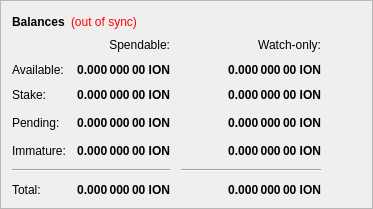
        <widget class="QFrame" name="frame">
         <property name="frameShape">
          <enum>QFrame::StyledPanel</enum>
         </property>
         <property name="frameShadow">
          <enum>QFrame::Raised</enum>
         </property>
         <layout class="QVBoxLayout" name="verticalLayout_4">
          <item>
           <layout class="QHBoxLayout" name="horizontalLayout_4">
            <item>
             <widget class="QLabel" name="label_5">
              <property name="font">
               <font>
                <weight>75</weight>
                <bold>true</bold>
               </font>
              </property>
              <property name="text">
               <string>Balances</string>
              </property>
             </widget>
            </item>
            <item>
             <widget class="QLabel" name="labelWalletStatus">
              <property name="cursor">
               <cursorShape>WhatsThisCursor</cursorShape>
              </property>
              <property name="toolTip">
               <string>The displayed information may be out of date. Your wallet automatically synchronizes with the Ion network after a connection is established, but this process has not completed yet.</string>
              </property>
              <property name="styleSheet">
               <string notr="true">QLabel { color: red; }</string>
              </property>
              <property name="text">
               <string notr="true">(out of sync)</string>
              </property>
              <property name="alignment">
               <set>Qt::AlignLeading|Qt::AlignLeft|Qt::AlignVCenter</set>
              </property>
             </widget>
            </item>
            <item>
             <spacer name="horizontalSpacer_3">
              <property name="orientation">
               <enum>Qt::Horizontal</enum>
              </property>
              <property name="sizeHint" stdset="0">
               <size>
                <width>40</width>
                <height>20</height>
               </size>
              </property>
             </spacer>
            </item>
           </layout>
          </item>
          <item>
           <layout class="QGridLayout" name="gridLayout">
            <property name="spacing">
             <number>11</number>
            </property>
            <item row="3" column="2">
             <widget class="QLabel" name="labelWatchPending">
              <property name="font">
               <font>
                <weight>75</weight>
                <bold>true</bold>
               </font>
              </property>
              <property name="cursor">
               <cursorShape>IBeamCursor</cursorShape>
              </property>
              <property name="toolTip">
               <string>Unconfirmed transactions to watch-only addresses</string>
              </property>
              <property name="text">
               <string notr="true">0.000 000 00 ION</string>
              </property>
              <property name="alignment">
               <set>Qt::AlignRight|Qt::AlignTrailing|Qt::AlignVCenter</set>
              </property>
              <property name="textInteractionFlags">
               <set>Qt::LinksAccessibleByMouse|Qt::TextSelectableByKeyboard|Qt::TextSelectableByMouse</set>
              </property>
             </widget>
            </item>
            <item row="3" column="1">
             <widget class="QLabel" name="labelUnconfirmed">
              <property name="font">
               <font>
                <weight>75</weight>
                <bold>true</bold>
               </font>
              </property>
              <property name="cursor">
               <cursorShape>IBeamCursor</cursorShape>
              </property>
              <property name="toolTip">
               <string>Total of transactions that have yet to be confirmed, and do not yet count toward the spendable balance</string>
              </property>
              <property name="text">
               <string notr="true">0.000 000 00 ION</string>
              </property>
              <property name="alignment">
               <set>Qt::AlignRight|Qt::AlignTrailing|Qt::AlignVCenter</set>
              </property>
              <property name="textInteractionFlags">
               <set>Qt::LinksAccessibleByMouse|Qt::TextSelectableByKeyboard|Qt::TextSelectableByMouse</set>
              </property>
             </widget>
            </item>
            <item row="4" column="2">
             <widget class="QLabel" name="labelWatchImmature">
              <property name="font">
               <font>
                <weight>75</weight>
                <bold>true</bold>
               </font>
              </property>
              <property name="cursor">
               <cursorShape>IBeamCursor</cursorShape>
              </property>
              <property name="toolTip">
               <string>Mined balance in watch-only addresses that has not yet matured</string>
              </property>
              <property name="text">
               <string notr="true">0.000 000 00 ION</string>
              </property>
              <property name="alignment">
               <set>Qt::AlignRight|Qt::AlignTrailing|Qt::AlignVCenter</set>
              </property>
              <property name="textInteractionFlags">
               <set>Qt::LinksAccessibleByMouse|Qt::TextSelectableByKeyboard|Qt::TextSelectableByMouse</set>
              </property>
             </widget>
            </item>
            <item row="5" column="0" colspan="2">
             <widget class="Line" name="lineSpendableBalance">
              <property name="orientation">
               <enum>Qt::Horizontal</enum>
              </property>
             </widget>
            </item>
            <item row="5" column="2">
             <widget class="Line" name="lineWatchBalance">
              <property name="sizePolicy">
               <sizepolicy hsizetype="Preferred" vsizetype="Fixed">
                <horstretch>0</horstretch>
                <verstretch>0</verstretch>
               </sizepolicy>
              </property>
              <property name="minimumSize">
               <size>
                <width>140</width>
                <height>0</height>
               </size>
              </property>
              <property name="orientation">
               <enum>Qt::Horizontal</enum>
              </property>
             </widget>
            </item>
            <item row="6" column="0">
             <widget class="QLabel" name="labelTotalText">
              <property name="text">
               <string>Total:</string>
              </property>
             </widget>
            </item>
            <item row="4" column="1">
             <widget class="QLabel" name="labelImmature">
              <property name="font">
               <font>
                <weight>75</weight>
                <bold>true</bold>
               </font>
              </property>
              <property name="cursor">
               <cursorShape>IBeamCursor</cursorShape>
              </property>
              <property name="toolTip">
               <string>Mined balance that has not yet matured</string>
              </property>
              <property name="text">
               <string notr="true">0.000 000 00 ION</string>
              </property>
              <property name="alignment">
               <set>Qt::AlignRight|Qt::AlignTrailing|Qt::AlignVCenter</set>
              </property>
              <property name="textInteractionFlags">
               <set>Qt::LinksAccessibleByMouse|Qt::TextSelectableByKeyboard|Qt::TextSelectableByMouse</set>
              </property>
             </widget>
            </item>
            <item row="3" column="3">
             <spacer name="horizontalSpacer_2">
              <property name="orientation">
               <enum>Qt::Horizontal</enum>
              </property>
              <property name="sizeHint" stdset="0">
               <size>
                <width>40</width>
                <height>20</height>
               </size>
              </property>
             </spacer>
            </item>
            <item row="4" column="0">
             <widget class="QLabel" name="labelImmatureText">
              <property name="text">
               <string>Immature:</string>
              </property>
             </widget>
            </item>
            <item row="6" column="1">
             <widget class="QLabel" name="labelTotal">
              <property name="font">
               <font>
                <weight>75</weight>
                <bold>true</bold>
               </font>
              </property>
              <property name="cursor">
               <cursorShape>IBeamCursor</cursorShape>
              </property>
              <property name="toolTip">
               <string>Your current total balance</string>
              </property>
              <property name="text">
               <string notr="true">0.000 000 00 ION</string>
              </property>
              <property name="alignment">
               <set>Qt::AlignRight|Qt::AlignTrailing|Qt::AlignVCenter</set>
              </property>
              <property name="textInteractionFlags">
               <set>Qt::LinksAccessibleByMouse|Qt::TextSelectableByKeyboard|Qt::TextSelectableByMouse</set>
              </property>
             </widget>
            </item>
            <item row="6" column="2">
             <widget class="QLabel" name="labelWatchTotal">
              <property name="font">
               <font>
                <weight>75</weight>
                <bold>true</bold>
               </font>
              </property>
              <property name="cursor">
               <cursorShape>IBeamCursor</cursorShape>
              </property>
              <property name="toolTip">
               <string>Current total balance in watch-only addresses</string>
              </property>
              <property name="text">
               <string notr="true">0.000 000 00 ION</string>
              </property>
              <property name="alignment">
               <set>Qt::AlignRight|Qt::AlignTrailing|Qt::AlignVCenter</set>
              </property>
              <property name="textInteractionFlags">
               <set>Qt::LinksAccessibleByMouse|Qt::TextSelectableByKeyboard|Qt::TextSelectableByMouse</set>
              </property>
             </widget>
            </item>
            <item row="0" column="2">
             <widget class="QLabel" name="labelWatchonly">
              <property name="text">
               <string>Watch-only:</string>
              </property>
              <property name="alignment">
               <set>Qt::AlignRight|Qt::AlignTrailing|Qt::AlignVCenter</set>
              </property>
             </widget>
            </item>
            <item row="1" column="0">
             <widget class="QLabel" name="labelBalanceText">
              <property name="text">
               <string>Available:</string>
              </property>
             </widget>
            </item>
            <item row="1" column="1">
             <widget class="QLabel" name="labelBalance">
              <property name="font">
               <font>
                <weight>75</weight>
                <bold>true</bold>
               </font>
              </property>
              <property name="cursor">
               <cursorShape>IBeamCursor</cursorShape>
              </property>
              <property name="toolTip">
               <string>Your current spendable balance</string>
              </property>
              <property name="text">
               <string notr="true">0.000 000 00 ION</string>
              </property>
              <property name="alignment">
               <set>Qt::AlignRight|Qt::AlignTrailing|Qt::AlignVCenter</set>
              </property>
              <property name="textInteractionFlags">
               <set>Qt::LinksAccessibleByMouse|Qt::TextSelectableByKeyboard|Qt::TextSelectableByMouse</set>
              </property>
             </widget>
            </item>
            <item row="2" column="0">
             <widget class="QLabel" name="label_10">
              <property name="text">
               <string>Stake:</string>
              </property>
             </widget>
            </item>
            <item row="2" column="1">
             <widget class="QLabel" name="labelStake">
              <property name="font">
               <font>
                <weight>75</weight>
                <bold>true</bold>
               </font>
              </property>
              <property name="cursor">
               <cursorShape>IBeamCursor</cursorShape>
              </property>
              <property name="toolTip">
               <string>Total of coins that was staked, and do not yet count toward the current balance</string>
              </property>
              <property name="text">
               <string notr="true">0.000 000 00 ION</string>
              </property>
              <property name="alignment">
               <set>Qt::AlignRight|Qt::AlignTrailing|Qt::AlignVCenter</set>
              </property>
              <property name="textInteractionFlags">
               <set>Qt::LinksAccessibleByMouse|Qt::TextSelectableByKeyboard|Qt::TextSelectableByMouse</set>
              </property>
             </widget>
            </item>
            <item row="2" column="2">
             <widget class="QLabel" name="labelWatchStake">
              <property name="font">
               <font>
                <weight>75</weight>
                <bold>true</bold>
               </font>
              </property>
              <property name="cursor">
               <cursorShape>IBeamCursor</cursorShape>
              </property>
              <property name="toolTip">
               <string>Total of coins that was staked in watch-only addresses, and do not yet count toward the current watch-only balance</string>
              </property>
              <property name="text">
               <string notr="true">0.000 000 00 ION</string>
              </property>
              <property name="alignment">
               <set>Qt::AlignRight|Qt::AlignTrailing|Qt::AlignVCenter</set>
              </property>
              <property name="textInteractionFlags">
               <set>Qt::LinksAccessibleByMouse|Qt::TextSelectableByKeyboard|Qt::TextSelectableByMouse</set>
              </property>
             </widget>
            </item>
            <item row="1" column="2">
             <widget class="QLabel" name="labelWatchAvailable">
              <property name="font">
               <font>
                <weight>75</weight>
                <bold>true</bold>
               </font>
              </property>
              <property name="cursor">
               <cursorShape>IBeamCursor</cursorShape>
              </property>
              <property name="toolTip">
               <string>Your current balance in watch-only addresses</string>
              </property>
              <property name="text">
               <string notr="true">0.000 000 00 ION</string>
              </property>
              <property name="alignment">
               <set>Qt::AlignRight|Qt::AlignTrailing|Qt::AlignVCenter</set>
              </property>
              <property name="textInteractionFlags">
               <set>Qt::LinksAccessibleByMouse|Qt::TextSelectableByKeyboard|Qt::TextSelectableByMouse</set>
              </property>
             </widget>
            </item>
            <item row="3" column="0">
             <widget class="QLabel" name="labelPendingText">
              <property name="text">
               <string>Pending:</string>
              </property>
             </widget>
            </item>
            <item row="0" column="1">
             <widget class="QLabel" name="labelSpendable">
              <property name="text">
               <string>Spendable:</string>
              </property>
              <property name="alignment">
               <set>Qt::AlignRight|Qt::AlignTrailing|Qt::AlignVCenter</set>
              </property>
             </widget>
            </item>
           </layout>
          </item>
         </layout>
        </widget>
